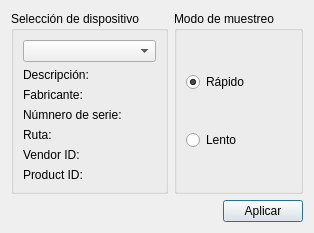
<?xml version="1.0" encoding="UTF-8"?>
<ui version="4.0">
 <class>SettingsDialog</class>
 <widget class="QDialog" name="SettingsDialog">
  <property name="geometry">
   <rect>
    <x>0</x>
    <y>0</y>
    <width>263</width>
    <height>216</height>
   </rect>
  </property>
  <property name="windowTitle">
   <string>Configuración</string>
  </property>
  <layout class="QGridLayout" name="gridLayout_3">
   <item row="1" column="0" colspan="2">
    <layout class="QHBoxLayout" name="horizontalLayout">
     <item>
      <spacer name="horizontalSpacer">
       <property name="orientation">
        <enum>Qt::Horizontal</enum>
       </property>
       <property name="sizeHint" stdset="0">
        <size>
         <width>96</width>
         <height>20</height>
        </size>
       </property>
      </spacer>
     </item>
     <item>
      <widget class="QPushButton" name="applyButton">
       <property name="text">
        <string>Aplicar</string>
       </property>
      </widget>
     </item>
    </layout>
   </item>
   <item row="0" column="1">
    <widget class="QGroupBox" name="muestreoBox">
     <property name="title">
      <string>Modo de muestreo</string>
     </property>
     <layout class="QGridLayout" name="gridLayout_2">
      <item row="0" column="0">
       <widget class="QRadioButton" name="FastSample">
        <property name="text">
         <string>Rápido</string>
        </property>
        <property name="checked">
         <bool>true</bool>
        </property>
       </widget>
      </item>
      <item row="1" column="0">
       <widget class="QRadioButton" name="SlowSample">
        <property name="text">
         <string>Lento</string>
        </property>
       </widget>
      </item>
     </layout>
    </widget>
   </item>
   <item row="0" column="0">
    <widget class="QGroupBox" name="selectPortBox">
     <property name="enabled">
      <bool>true</bool>
     </property>
     <property name="title">
      <string>Selección de dispositivo</string>
     </property>
     <layout class="QGridLayout" name="gridLayout">
      <item row="0" column="0">
       <widget class="QComboBox" name="serialPortInfoListBox"/>
      </item>
      <item row="1" column="0">
       <widget class="QLabel" name="descriptionLabel">
        <property name="text">
         <string>Descripción:</string>
        </property>
       </widget>
      </item>
      <item row="2" column="0">
       <widget class="QLabel" name="manufacturerLabel">
        <property name="text">
         <string>Fabricante:</string>
        </property>
       </widget>
      </item>
      <item row="3" column="0">
       <widget class="QLabel" name="serialNumberLabel">
        <property name="text">
         <string>Númnero de serie:</string>
        </property>
       </widget>
      </item>
      <item row="4" column="0">
       <widget class="QLabel" name="locationLabel">
        <property name="text">
         <string>Ruta:</string>
        </property>
       </widget>
      </item>
      <item row="5" column="0">
       <widget class="QLabel" name="vidLabel">
        <property name="text">
         <string>Vendor ID:</string>
        </property>
       </widget>
      </item>
      <item row="6" column="0">
       <widget class="QLabel" name="pidLabel">
        <property name="text">
         <string>Product ID:</string>
        </property>
       </widget>
      </item>
     </layout>
    </widget>
   </item>
  </layout>
 </widget>
 <resources/>
 <connections/>
</ui>
